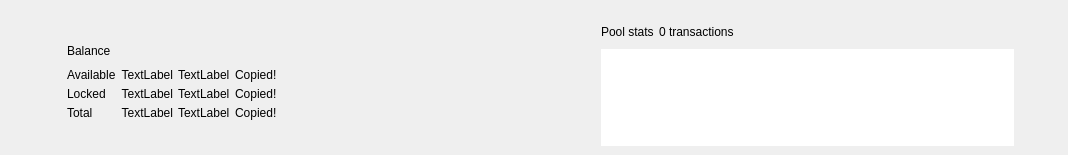
<?xml version="1.0" encoding="UTF-8"?>
<ui version="4.0">
 <class>OverviewHeaderFrame</class>
 <widget class="QFrame" name="OverviewHeaderFrame">
  <property name="geometry">
   <rect>
    <x>0</x>
    <y>0</y>
    <width>1068</width>
    <height>155</height>
   </rect>
  </property>
  <property name="windowTitle">
   <string>Frame</string>
  </property>
  <property name="frameShape">
   <enum>QFrame::NoFrame</enum>
  </property>
  <property name="frameShadow">
   <enum>QFrame::Raised</enum>
  </property>
  <layout class="QHBoxLayout" name="horizontalLayout">
   <property name="spacing">
    <number>0</number>
   </property>
   <property name="sizeConstraint">
    <enum>QLayout::SetDefaultConstraint</enum>
   </property>
   <property name="leftMargin">
    <number>0</number>
   </property>
   <property name="topMargin">
    <number>0</number>
   </property>
   <property name="rightMargin">
    <number>0</number>
   </property>
   <property name="bottomMargin">
    <number>0</number>
   </property>
   <item>
    <widget class="QFrame" name="m_overviewBalanceFrame">
     <property name="frameShape">
      <enum>QFrame::NoFrame</enum>
     </property>
     <property name="frameShadow">
      <enum>QFrame::Raised</enum>
     </property>
     <layout class="QGridLayout" name="gridLayout">
      <property name="leftMargin">
       <number>30</number>
      </property>
      <property name="topMargin">
       <number>25</number>
      </property>
      <property name="bottomMargin">
       <number>15</number>
      </property>
      <property name="spacing">
       <number>5</number>
      </property>
      <item row="1" column="2" colspan="5">
       <widget class="WalletGui::WalletHeaderLabel" name="label">
        <property name="text">
         <string>Balance</string>
        </property>
        <property name="indent">
         <number>0</number>
        </property>
       </widget>
      </item>
      <item row="4" column="4" alignment="Qt::AlignLeft">
       <widget class="WalletGui::WalletNormalGrayTextLabel" name="m_overviewLockedBalanceTickerLabel">
        <property name="text">
         <string>TextLabel</string>
        </property>
        <property name="indent">
         <number>0</number>
        </property>
       </widget>
      </item>
      <item row="3" column="2">
       <widget class="WalletGui::WalletSmallGrayTextLabel" name="m_overviewAvailableBalanceTextLabel">
        <property name="text">
         <string>Available</string>
        </property>
        <property name="indent">
         <number>0</number>
        </property>
       </widget>
      </item>
      <item row="4" column="2">
       <widget class="WalletGui::WalletSmallGrayTextLabel" name="m_overviewLockedBalanceTextLabel">
        <property name="text">
         <string>Locked</string>
        </property>
        <property name="indent">
         <number>0</number>
        </property>
       </widget>
      </item>
      <item row="5" column="4">
       <widget class="WalletGui::WalletNormalGreenBoldTextLabel" name="m_overviewTotalBalanceTickerLabel">
        <property name="text">
         <string>TextLabel</string>
        </property>
        <property name="indent">
         <number>0</number>
        </property>
       </widget>
      </item>
      <item row="3" column="3">
       <widget class="WalletGui::WalletNormalGrayTextLabel" name="m_overviewAvailableBalanceLabel">
        <property name="cursor">
         <cursorShape>PointingHandCursor</cursorShape>
        </property>
        <property name="toolTip">
         <string>Click to copy</string>
        </property>
        <property name="text">
         <string>TextLabel</string>
        </property>
        <property name="alignment">
         <set>Qt::AlignRight|Qt::AlignTrailing|Qt::AlignVCenter</set>
        </property>
       </widget>
      </item>
      <item row="1" column="0" rowspan="5">
       <widget class="QLabel" name="m_overviewBalanceIconLabel">
        <property name="text">
         <string/>
        </property>
        <property name="pixmap">
         <pixmap resource="../../resources.qrc">:/icons/actual_balance</pixmap>
        </property>
       </widget>
      </item>
      <item row="4" column="3">
       <widget class="WalletGui::WalletNormalGrayTextLabel" name="m_overviewLockedBalanceLabel">
        <property name="cursor">
         <cursorShape>PointingHandCursor</cursorShape>
        </property>
        <property name="toolTip">
         <string>Click to copy</string>
        </property>
        <property name="text">
         <string>TextLabel</string>
        </property>
        <property name="alignment">
         <set>Qt::AlignRight|Qt::AlignTrailing|Qt::AlignVCenter</set>
        </property>
       </widget>
      </item>
      <item row="5" column="3">
       <widget class="WalletGui::WalletNormalGreenBoldTextLabel" name="m_overviewTotalBalanceLabel">
        <property name="cursor">
         <cursorShape>PointingHandCursor</cursorShape>
        </property>
        <property name="toolTip">
         <string>Click to copy</string>
        </property>
        <property name="text">
         <string>TextLabel</string>
        </property>
        <property name="alignment">
         <set>Qt::AlignRight|Qt::AlignTrailing|Qt::AlignVCenter</set>
        </property>
       </widget>
      </item>
      <item row="6" column="0" colspan="7">
       <spacer name="verticalSpacer">
        <property name="orientation">
         <enum>Qt::Vertical</enum>
        </property>
        <property name="sizeHint" stdset="0">
         <size>
          <width>20</width>
          <height>40</height>
         </size>
        </property>
       </spacer>
      </item>
      <item row="3" column="4">
       <widget class="WalletGui::WalletNormalGrayTextLabel" name="m_overviewAvailableBalanceTickerLabel">
        <property name="text">
         <string>TextLabel</string>
        </property>
        <property name="indent">
         <number>0</number>
        </property>
       </widget>
      </item>
      <item row="3" column="6" rowspan="3">
       <spacer name="horizontalSpacer">
        <property name="orientation">
         <enum>Qt::Horizontal</enum>
        </property>
        <property name="sizeHint" stdset="0">
         <size>
          <width>40</width>
          <height>20</height>
         </size>
        </property>
       </spacer>
      </item>
      <item row="0" column="0" colspan="7">
       <spacer name="verticalSpacer_2">
        <property name="orientation">
         <enum>Qt::Vertical</enum>
        </property>
        <property name="sizeHint" stdset="0">
         <size>
          <width>20</width>
          <height>40</height>
         </size>
        </property>
       </spacer>
      </item>
      <item row="1" column="1" rowspan="5">
       <spacer name="horizontalSpacer_4">
        <property name="orientation">
         <enum>Qt::Horizontal</enum>
        </property>
        <property name="sizeType">
         <enum>QSizePolicy::Fixed</enum>
        </property>
        <property name="sizeHint" stdset="0">
         <size>
          <width>20</width>
          <height>20</height>
         </size>
        </property>
       </spacer>
      </item>
      <item row="5" column="2">
       <widget class="WalletGui::WalletSmallGreenBoldTextLabel" name="m_overviewTotalBalanceTextLabel">
        <property name="text">
         <string>Total</string>
        </property>
        <property name="indent">
         <number>0</number>
        </property>
       </widget>
      </item>
      <item row="3" column="5">
       <widget class="WalletGui::CopyMagicLabel" name="m_availableBalanceCopyLabel">
        <property name="text">
         <string>Copied!</string>
        </property>
        <property name="indent">
         <number>0</number>
        </property>
       </widget>
      </item>
      <item row="4" column="5">
       <widget class="WalletGui::CopyMagicLabel" name="m_lockedBalanceCopyLabel">
        <property name="text">
         <string>Copied!</string>
        </property>
        <property name="indent">
         <number>0</number>
        </property>
       </widget>
      </item>
      <item row="5" column="5">
       <widget class="WalletGui::CopyMagicLabel" name="m_totalBalanceCopyLabel">
        <property name="text">
         <string>Copied!</string>
        </property>
        <property name="indent">
         <number>0</number>
        </property>
       </widget>
      </item>
      <item row="2" column="2" colspan="4">
       <spacer name="verticalSpacer_8">
        <property name="orientation">
         <enum>Qt::Vertical</enum>
        </property>
        <property name="sizeType">
         <enum>QSizePolicy::Fixed</enum>
        </property>
        <property name="sizeHint" stdset="0">
         <size>
          <width>20</width>
          <height>0</height>
         </size>
        </property>
       </spacer>
      </item>
     </layout>
    </widget>
   </item>
   <item>
    <widget class="QFrame" name="m_overviewPoolFrame">
     <property name="frameShape">
      <enum>QFrame::NoFrame</enum>
     </property>
     <property name="frameShadow">
      <enum>QFrame::Raised</enum>
     </property>
     <layout class="QGridLayout" name="gridLayout_3" columnstretch="0,0,0,1,0">
      <property name="leftMargin">
       <number>30</number>
      </property>
      <property name="topMargin">
       <number>25</number>
      </property>
      <property name="spacing">
       <number>5</number>
      </property>
      <item row="4" column="0" colspan="5">
       <spacer name="verticalSpacer_6">
        <property name="orientation">
         <enum>Qt::Vertical</enum>
        </property>
        <property name="sizeHint" stdset="0">
         <size>
          <width>20</width>
          <height>40</height>
         </size>
        </property>
       </spacer>
      </item>
      <item row="3" column="4">
       <spacer name="horizontalSpacer_3">
        <property name="orientation">
         <enum>Qt::Horizontal</enum>
        </property>
        <property name="sizeHint" stdset="0">
         <size>
          <width>40</width>
          <height>20</height>
         </size>
        </property>
       </spacer>
      </item>
      <item row="1" column="3" colspan="2">
       <widget class="WalletGui::WalletNormalBlackTextLabel" name="m_overviewPoolSizeLabel">
        <property name="text">
         <string>0 transactions</string>
        </property>
        <property name="indent">
         <number>0</number>
        </property>
       </widget>
      </item>
      <item row="1" column="1" rowspan="3">
       <spacer name="horizontalSpacer_6">
        <property name="orientation">
         <enum>Qt::Horizontal</enum>
        </property>
        <property name="sizeType">
         <enum>QSizePolicy::Fixed</enum>
        </property>
        <property name="sizeHint" stdset="0">
         <size>
          <width>20</width>
          <height>20</height>
         </size>
        </property>
       </spacer>
      </item>
      <item row="0" column="0" colspan="5">
       <spacer name="verticalSpacer_5">
        <property name="orientation">
         <enum>Qt::Vertical</enum>
        </property>
        <property name="sizeHint" stdset="0">
         <size>
          <width>20</width>
          <height>40</height>
         </size>
        </property>
       </spacer>
      </item>
      <item row="3" column="2" colspan="2">
       <widget class="WalletGui::OverviewTransactionPoolTreeView" name="m_overviewTransactionPoolView">
        <property name="frameShape">
         <enum>QFrame::NoFrame</enum>
        </property>
        <property name="selectionMode">
         <enum>QAbstractItemView::NoSelection</enum>
        </property>
        <property name="textElideMode">
         <enum>Qt::ElideMiddle</enum>
        </property>
        <property name="rootIsDecorated">
         <bool>false</bool>
        </property>
        <property name="uniformRowHeights">
         <bool>true</bool>
        </property>
        <property name="itemsExpandable">
         <bool>false</bool>
        </property>
        <attribute name="headerVisible">
         <bool>false</bool>
        </attribute>
        <attribute name="headerStretchLastSection">
         <bool>false</bool>
        </attribute>
       </widget>
      </item>
      <item row="1" column="2" alignment="Qt::AlignLeft">
       <widget class="WalletGui::WalletHeaderLabel" name="label_9">
        <property name="text">
         <string>Pool stats</string>
        </property>
        <property name="indent">
         <number>0</number>
        </property>
       </widget>
      </item>
      <item row="1" column="0" rowspan="3">
       <widget class="QLabel" name="m_overviewPoolIconLabel">
        <property name="text">
         <string/>
        </property>
        <property name="pixmap">
         <pixmap resource="../../resources.qrc">:/icons/pool-stats</pixmap>
        </property>
       </widget>
      </item>
      <item row="2" column="2" colspan="2">
       <spacer name="verticalSpacer_9">
        <property name="orientation">
         <enum>Qt::Vertical</enum>
        </property>
        <property name="sizeType">
         <enum>QSizePolicy::Fixed</enum>
        </property>
        <property name="sizeHint" stdset="0">
         <size>
          <width>20</width>
          <height>0</height>
         </size>
        </property>
       </spacer>
      </item>
     </layout>
    </widget>
   </item>
  </layout>
 </widget>
 <customwidgets>
  <customwidget>
   <class>WalletGui::WalletSmallGrayTextLabel</class>
   <extends>QLabel</extends>
   <header>Gui/Common/WalletTextLabel.h</header>
  </customwidget>
  <customwidget>
   <class>WalletGui::CopyMagicLabel</class>
   <extends>QLabel</extends>
   <header>Gui/Common/CopyMagicLabel.h</header>
  </customwidget>
  <customwidget>
   <class>WalletGui::WalletHeaderLabel</class>
   <extends>QLabel</extends>
   <header>Gui/Common/WalletTextLabel.h</header>
  </customwidget>
  <customwidget>
   <class>WalletGui::WalletNormalGrayTextLabel</class>
   <extends>QLabel</extends>
   <header>Gui/Common/WalletTextLabel.h</header>
  </customwidget>
  <customwidget>
   <class>WalletGui::WalletNormalBlackTextLabel</class>
   <extends>QLabel</extends>
   <header>Gui/Common/WalletTextLabel.h</header>
  </customwidget>
  <customwidget>
   <class>WalletGui::WalletSmallGreenBoldTextLabel</class>
   <extends>QLabel</extends>
   <header>Gui/Common/WalletTextLabel.h</header>
  </customwidget>
  <customwidget>
   <class>WalletGui::WalletNormalGreenBoldTextLabel</class>
   <extends>QLabel</extends>
   <header>Gui/Common/WalletTextLabel.h</header>
  </customwidget>
  <customwidget>
   <class>WalletGui::WalletSmallBlackTextLabel</class>
   <extends>QLabel</extends>
   <header>Gui/Common/WalletTextLabel.h</header>
  </customwidget>
  <customwidget>
   <class>WalletGui::OverviewTransactionPoolTreeView</class>
   <extends>QTreeView</extends>
   <header>Gui/Overview/OverviewTransactionPoolTreeView.h</header>
  </customwidget>
 </customwidgets>
 <resources>
  <include location="../../resources.qrc"/>
 </resources>
 <connections>
  <connection>
   <sender>m_overviewTransactionPoolView</sender>
   <signal>doubleClicked(QModelIndex)</signal>
   <receiver>OverviewHeaderFrame</receiver>
   <slot>poolTransactionClicked(QModelIndex)</slot>
   <hints>
    <hint type="sourcelabel">
     <x>882</x>
     <y>90</y>
    </hint>
    <hint type="destinationlabel">
     <x>533</x>
     <y>73</y>
    </hint>
   </hints>
  </connection>
 </connections>
 <slots>
  <slot>poolTransactionClicked(QModelIndex)</slot>
  <slot>startMiningClicked(bool)</slot>
 </slots>
</ui>
